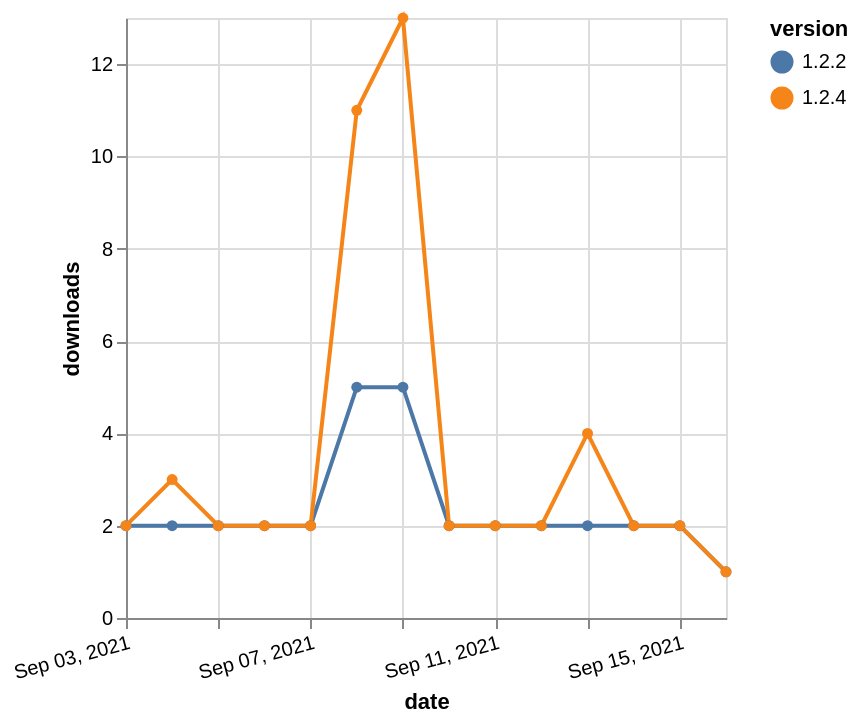

Write the Vega-Lite specification saved for this chart.
### Vega-Lite specification from a JSON file in a GitHub repository (floating-point values rounded to 4 significant figures)
{"$schema": "https://vega.github.io/schema/vega-lite/v5.json", "description": "A simple bar chart with embedded data.", "data": {"values": [{"date": "2021-09-03", "total": 3440, "delta": 2, "version": "1.2.2"}, {"date": "2021-09-04", "total": 3442, "delta": 2, "version": "1.2.2"}, {"date": "2021-09-05", "total": 3444, "delta": 2, "version": "1.2.2"}, {"date": "2021-09-06", "total": 3446, "delta": 2, "version": "1.2.2"}, {"date": "2021-09-07", "total": 3448, "delta": 2, "version": "1.2.2"}, {"date": "2021-09-08", "total": 3453, "delta": 5, "version": "1.2.2"}, {"date": "2021-09-09", "total": 3458, "delta": 5, "version": "1.2.2"}, {"date": "2021-09-10", "total": 3460, "delta": 2, "version": "1.2.2"}, {"date": "2021-09-11", "total": 3462, "delta": 2, "version": "1.2.2"}, {"date": "2021-09-12", "total": 3464, "delta": 2, "version": "1.2.2"}, {"date": "2021-09-13", "total": 3466, "delta": 2, "version": "1.2.2"}, {"date": "2021-09-14", "total": 3468, "delta": 2, "version": "1.2.2"}, {"date": "2021-09-15", "total": 3470, "delta": 2, "version": "1.2.2"}, {"date": "2021-09-16", "total": 3471, "delta": 1, "version": "1.2.2"}, {"date": "2021-09-03", "total": 3868, "delta": 2, "version": "1.2.4"}, {"date": "2021-09-04", "total": 3871, "delta": 3, "version": "1.2.4"}, {"date": "2021-09-05", "total": 3873, "delta": 2, "version": "1.2.4"}, {"date": "2021-09-06", "total": 3875, "delta": 2, "version": "1.2.4"}, {"date": "2021-09-07", "total": 3877, "delta": 2, "version": "1.2.4"}, {"date": "2021-09-08", "total": 3888, "delta": 11, "version": "1.2.4"}, {"date": "2021-09-09", "total": 3901, "delta": 13, "version": "1.2.4"}, {"date": "2021-09-10", "total": 3903, "delta": 2, "version": "1.2.4"}, {"date": "2021-09-11", "total": 3905, "delta": 2, "version": "1.2.4"}, {"date": "2021-09-12", "total": 3907, "delta": 2, "version": "1.2.4"}, {"date": "2021-09-13", "total": 3911, "delta": 4, "version": "1.2.4"}, {"date": "2021-09-14", "total": 3913, "delta": 2, "version": "1.2.4"}, {"date": "2021-09-15", "total": 3915, "delta": 2, "version": "1.2.4"}, {"date": "2021-09-16", "total": 3916, "delta": 1, "version": "1.2.4"}]}, "width": "container", "mark": {"type": "line", "point": {"filled": true}}, "encoding": {"x": {"field": "date", "type": "temporal", "timeUnit": "yearmonthdate", "title": "date", "axis": {"labelAngle": -15}}, "y": {"field": "delta", "type": "quantitative", "title": "downloads"}, "color": {"field": "version", "type": "nominal"}, "tooltip": {"field": "delta"}}}
